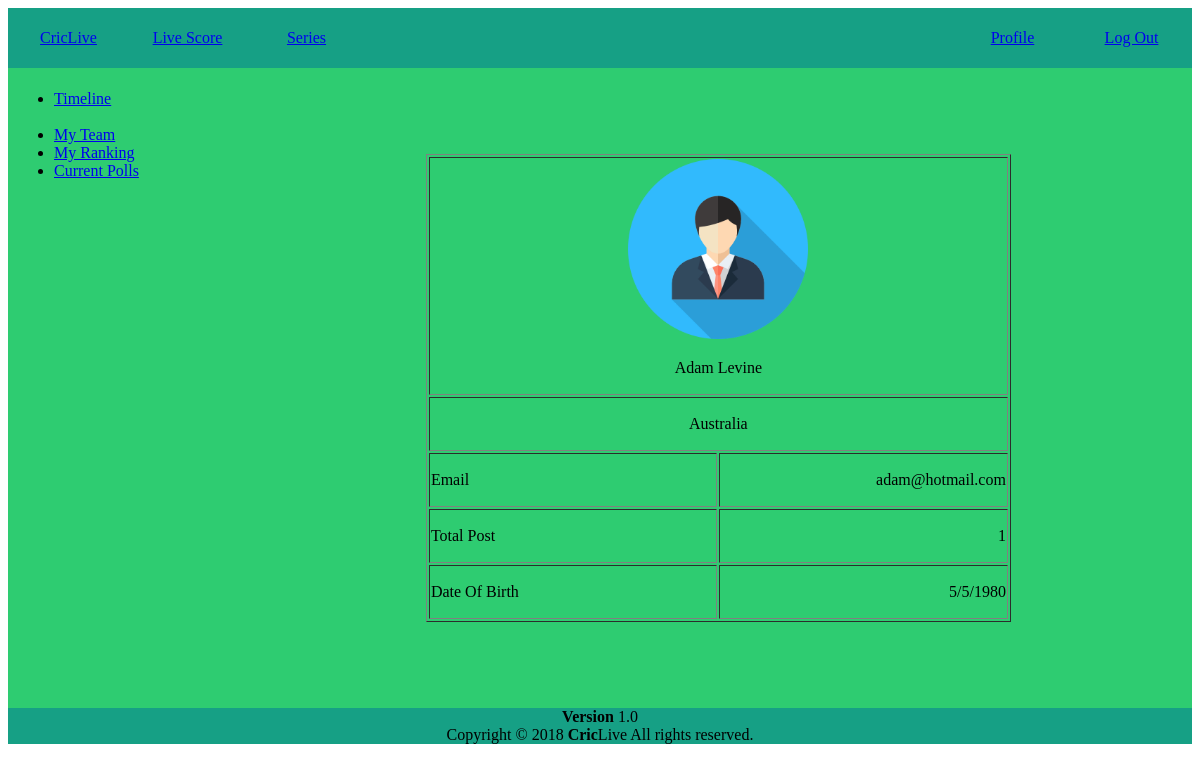
/user/editorProfile.php?id=adam (signed in), run on the app's committed database.
### tables this page shows
CREATE TABLE `editor` (
  `id` varchar(100) NOT NULL,
  `password` varchar(100) NOT NULL,
  `name` varchar(100) NOT NULL,
  `email` varchar(100) NOT NULL,
  `country` varchar(100) NOT NULL,
  `date` varchar(100) NOT NULL
);

### user/editorProfile.php (the view, shortened to what this page needs)
<?php
    $user = $_GET['id'];
    $name = null;
    $email = null;
    $dob = null;
    $country = null;
    $conn = mysqli_connect('localhost', 'root', '', 'criclive');
    $sql= "SELECT * from `editor` where id='".$user."'";
    $result = mysqli_query($conn, $sql);
    while($row = mysqli_fetch_assoc($result))
    {
        $name = $row['name'];
        $email = $row['email'];
        $dob = $row['date'];
        $country = $row['country'];
    }
    $sql= "SELECT * from `post` where user_id='".$user."'";
    $result = mysqli_query($conn, $sql);
    $post =  mysqli_num_rows($result);
?>
<!DOCTYPE html>
<html>
<head>
    <link rel="stylesheet" type="text/css" href="../css/style.css">
</head>
<body>
    <table width="100%"id="headerstyle" style="color:green;" height="50px">
        <tr >
            <td width="10%"><a href="user.php"><center>CricLive</center></a></td>
            <td width="10%" style="color:green;"><a href="viewScore.php"><center>Live Score</center></a></td>
            <td width="10%"><a href="#"><center>Series</center></a></td>
            <td width="50%"></td>
            <td width="10%"><a href="profile.php"><center>Profile</center></a></td>
            <td width="10%"><a href="logout.php"><center>Log Out</center></a></td>
        </tr>
    </table >
    <table id="mainframe" width="100%"height="640px">
        <tr>
            <td  width="20%" valign="top">
                <table  width="100%" border="0">
                    <tr>
                        <center>
                            <td>
                                <ul>
                                <li><a href="#">Timeline</a></li>
                               <br> <li><a href="myTeam.php"> My Team</a></li>
                                <li><a href="ranking.php"> My Ranking</a></li>
                                <li><a href="poll.php"> Current Polls </a></li>
                              </ul>
                            </td>
                        </center>
                    </tr>
                </table>
            </td>
            <td  width="15%"></td>
            <td width="50%">
                <table  width="100%" border="1">
                    <tr>
                        <td colspan="2">
                            <center>
                                <img src="../image/people.png" style="height:180px;">
                                <p id="name"><?=$name?></p>
                            </center>
                        </td>
                    </tr>
                    <tr>
                        <td colspan="2">
                            <center><p id="country"><?=$country?></p></center>
                        </td>
                    </tr>
                    <tr>
                        <td width="50%"><p style="text-align: left;">Email</p></td>
                        <td><p style="text-align: right;" id="email"><?=$email?></p></td>
                    </tr>
                    <tr>
                        <td><p style="text-align: lest;">Total Post</p></td>
                        <td><p style="text-align: right;" id="post"><?=$post?></p></td>
                    </tr>
                    <tr>
                        <td><p style="text-align: lest;">Date Of Birth</p></td>
                        <td><p style="text-align: right;" id="date"><?=$dob?></p></td>
                    </tr>
                </table>
            </td>
            <td width="15%"></td>
        </tr>
    </table>
    <?php include 'footer.php';?>
</body>
</html>

### css/style.css (style rules this page uses)
#headerstyle { background-color: #16a085; height: 60px; padding-bottom: -20px; }
#mainframe { background-color: #2ecc71 ; border: 0px; }

### data on the page
editor: name "Adam Levine", country "Australia", email "adam@hotmail.com", date "5/5/1980"

### other printed values
$post "1"
